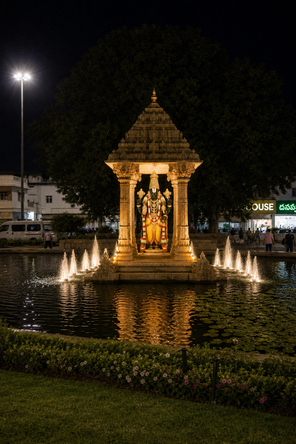
#> input picture assets/stills/original-shrine-pond-night.png, 296 x 444 px, shrunk from 1024 x 1536 before the run, found by its file name
$ python enhance_originals.py
#> lines starting #> are read from the running program, lines starting #| are printed output that depends on the picture
#!/usr/bin/env python3
"""Natural photo finish: keep the original scene, make it look clean and rich."""

from __future__ import annotations

from pathlib import Path

import numpy as np
from PIL import Image, ImageEnhance, ImageFilter
from scipy.ndimage import gaussian_filter

SRC = Path("/opt/cursor/artifacts/assets")
OUT = Path("/workspace/assets/originals")
ART = Path("/opt/cursor/artifacts")


def f32(im: Image.Image) -> np.ndarray:
    return np.asarray(im.convert("RGB"), dtype=np.float32) / 255.0


def img(arr: np.ndarray) -> Image.Image:
    return Image.fromarray(np.clip(arr * 255.0, 0, 255).astype(np.uint8), "RGB")


def luma(rgb: np.ndarray) -> np.ndarray:
    return 0.2126 * rgb[..., 0] + 0.7152 * rgb[..., 1] + 0.0722 * rgb[..., 2]


def denoise_darks(rgb: np.ndarray) -> np.ndarray:
    y = luma(rgb)
    w = np.clip((0.16 - y) / 0.16, 0, 1)[..., None]
    blur = np.empty_like(rgb)
    for c in range(3):
        blur[..., c] = gaussian_filter(rgb[..., c], sigma=1.35)
    # pull noisy sky toward deep night, keep structure
    night = np.array([0.01, 0.012, 0.02], dtype=np.float32)
    cleaned = rgb * (1 - w * 0.55) + blur * (w * 0.35) + night * (w * 0.20)
    return np.clip(cleaned, 0, 1)


def recover_highlights(rgb: np.ndarray) -> np.ndarray:
    y = luma(rgb)
    h = np.clip((y - 0.78) / 0.22, 0, 1)[..., None]
    return np.clip(rgb * (1 - h * 0.22) + np.power(np.maximum(rgb, 1e-6), 1.12) * h * 0.22, 0, 1)


def gentle_curve(rgb: np.ndarray) -> np.ndarray:
    x = np.clip(rgb, 0, 1)
    # mild S-curve
    return np.clip(x + 0.10 * (x - 0.5) * (1 - (2 * x - 1) ** 2), 0, 1)


def lift_shadows(rgb: np.ndarray) -> np.ndarray:
    y = luma(rgb)
    s = np.clip((0.28 - y) / 0.28, 0, 1)[..., None]
    return np.clip(rgb + 0.035 * s, 0, 1)


def warm_lights(rgb: np.ndarray) -> np.ndarray:
    r, g, b = rgb[..., 0], rgb[..., 1], rgb[..., 2]
    y = luma(rgb)
    gold = np.clip((r - b) * 1.8, 0, 1) * np.clip(y * 1.2, 0, 1)
    gold = gold[..., None]
    boost = rgb.copy()
    boost[..., 0] = np.clip(boost[..., 0] * 1.08, 0, 1)
    boost[..., 1] = np.clip(boost[..., 1] * 1.02, 0, 1)
    boost[..., 2] = np.clip(boost[..., 2] * 0.90, 0, 1)
    return np.clip(rgb * (1 - gold * 0.28) + boost * (gold * 0.28), 0, 1)


def unsharp(rgb: np.ndarray, radius=0.9, amount=0.55) -> np.ndarray:
    blur = np.empty_like(rgb)
    for c in range(3):
        blur[..., c] = gaussian_filter(rgb[..., c], sigma=radius)
    detail = rgb - blur
    y = luma(rgb)
    w = np.clip((y - 0.07) / 0.22, 0, 1)[..., None]
    return np.clip(rgb + detail * amount * w, 0, 1)


def light_bloom(rgb: np.ndarray) -> np.ndarray:
    y = luma(rgb)
    mask = np.clip((y - 0.78) / 0.22, 0, 1)[..., None]
    glow = np.empty_like(rgb)
    for c in range(3):
        glow[..., c] = gaussian_filter((rgb * mask)[..., c], sigma=5.5)
    return np.clip(1 - (1 - rgb) * (1 - glow * 0.16), 0, 1)


def enhance(path: Path, scale: float = 2.0) -> Image.Image:
    im = Image.open(path).convert("RGB")
    nw, nh = int(im.width * scale), int(im.height * scale)
    nw -= nw % 2
    nh -= nh % 2
    im = im.resize((nw, nh), Image.Resampling.LANCZOS)
    im = im.filter(ImageFilter.MedianFilter(size=3))
    rgb = f32(im)
    rgb = denoise_darks(rgb)
    rgb = recover_highlights(rgb)
    rgb = lift_shadows(rgb)
    rgb = warm_lights(rgb)
    rgb = gentle_curve(rgb)
    rgb = light_bloom(rgb)
    rgb = unsharp(rgb)
    out = img(rgb)
    out = ImageEnhance.Color(out).enhance(1.10)
    out = ImageEnhance.Contrast(out).enhance(1.05)
    out = ImageEnhance.Sharpness(out).enhance(1.10)
    out = ImageEnhance.Brightness(out).enhance(1.03)
    return out


def save(im: Image.Image, stem: str) -> None:
    OUT.mkdir(parents=True, exist_ok=True)
    png = OUT / f"{stem}.png"
    jpg = OUT / f"{stem}.jpg"
    im.save(png, "PNG", optimize=True)
    im.save(jpg, "JPEG", quality=94, subsampling=0, optimize=True)
    im.save(ART / f"{stem}.png", "PNG", optimize=True)
    im.save(ART / f"{stem}.jpg", "JPEG", quality=94, subsampling=0, optimize=True)
    print(f"wrote {png.name} {im.size}")


def main() -> None:
    jobs = [
        ("original-shrine-pond-night.png", "my-shrine-original", "my-shrine-edited"),
        ("original-gopuram-night.png", "my-gopuram-original", "my-gopuram-edited"),
        ("original-gopuram-courtyard.png", "my-courtyard-original", "my-courtyard-edited"),
    ]
    for src_name, orig_stem, edit_stem in jobs:
        src = SRC / src_name
        raw = Image.open(src).convert("RGB")
#> raw is the input picture: PIL image 296x444 RGB; mean R, G, B 41.8, 34, 17
        # keep a true original copy (as shot)
        OUT.mkdir(parents=True, exist_ok=True)
        raw.save(OUT / f"{orig_stem}.jpg", "JPEG", quality=94, subsampling=0)
        raw.save(ART / f"{orig_stem}.jpg", "JPEG", quality=94, subsampling=0)
        print("enhancing", src_name)
        save(enhance(src), edit_stem)
#> in denoise_darks, `w = np.clip((0.16 - y) / 0.16, 0, 1)[..., None]`:
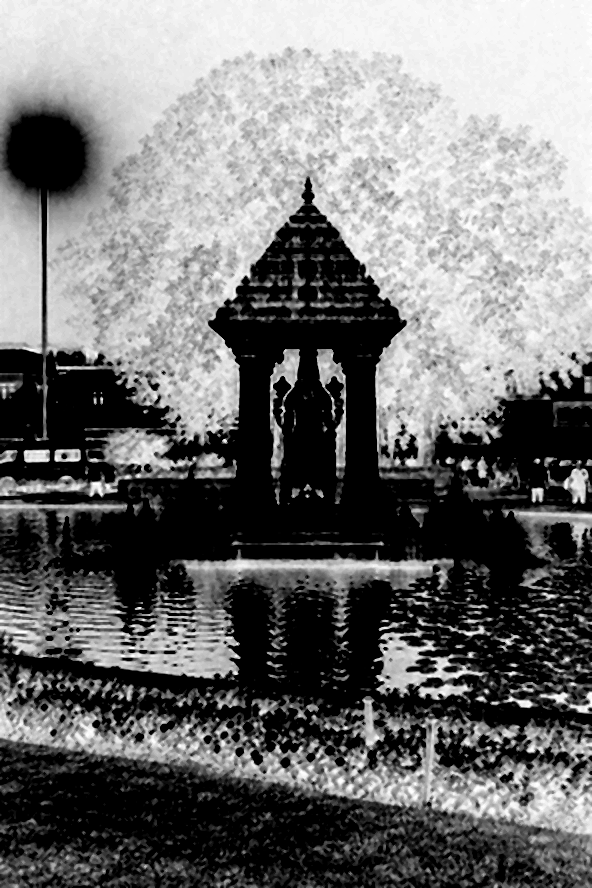
#> w: shape (888, 592, 1) float32; min 0, max 1, mean 0.446
#> after the loop in denoise_darks, `for c in range(3):`:
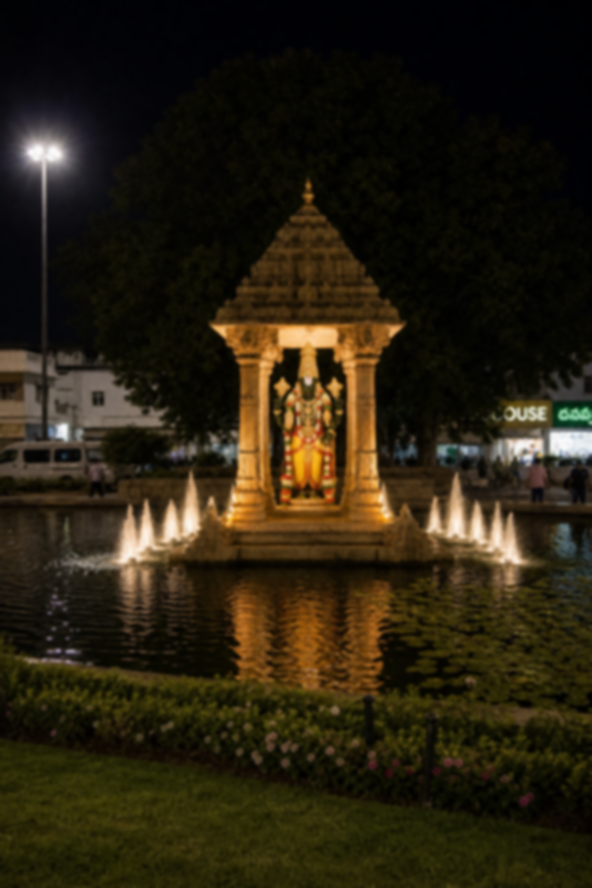
#> blur: shape (888, 592, 3) float32; mean R, G, B 0.164, 0.133, 0.0661
#> in lift_shadows, `s = np.clip((0.28 - y) / 0.28, 0, 1)[..., None]`:
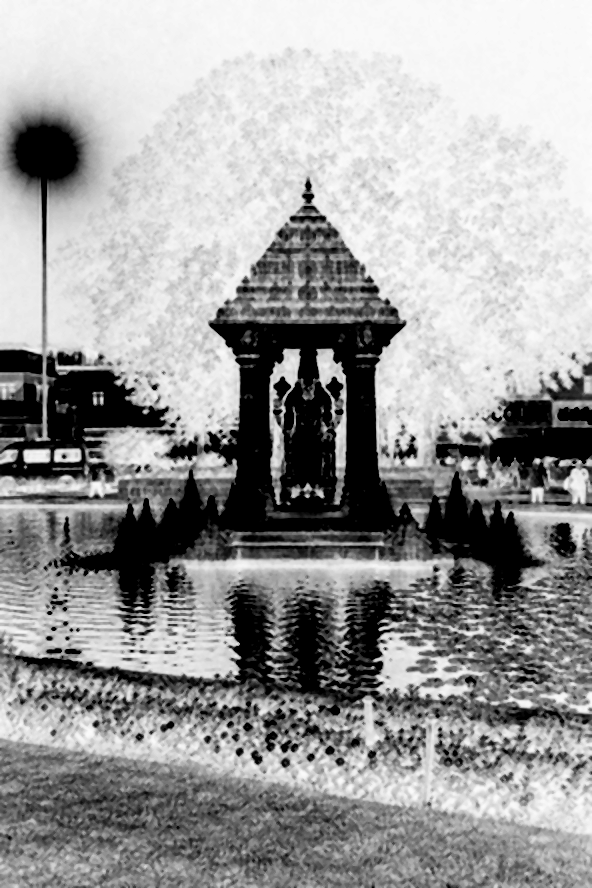
#> s: shape (888, 592, 1) float32; min 0, max 0.99, mean 0.611
#> in warm_lights, `r, g, b = rgb[..., 0], rgb[..., 1], rgb[..., 2]`:
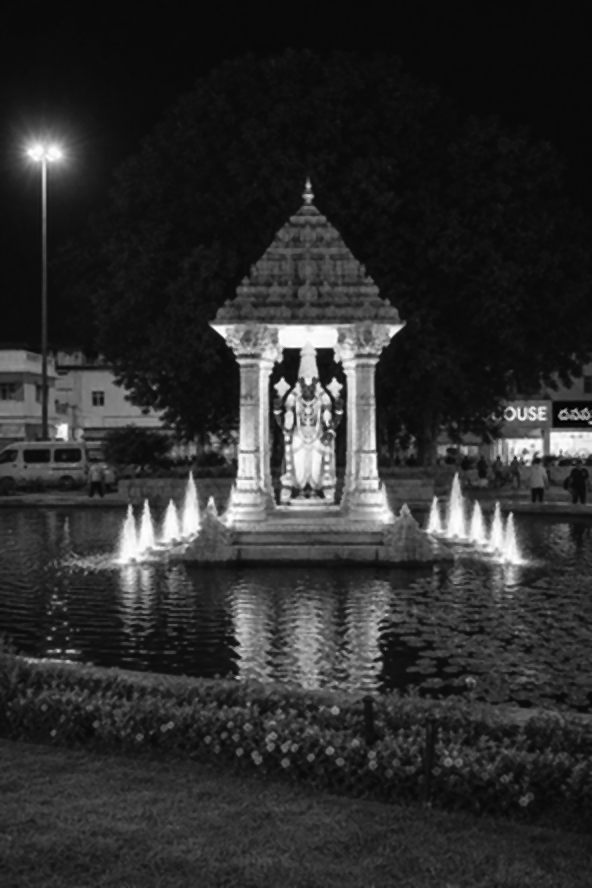
#> r: shape (888, 592) float32; min 0.00957, max 1, mean 0.183
#> in warm_lights, `gold = np.clip((r - b) * 1.8, 0, 1) * np.clip(y * 1.2, 0, 1)`:
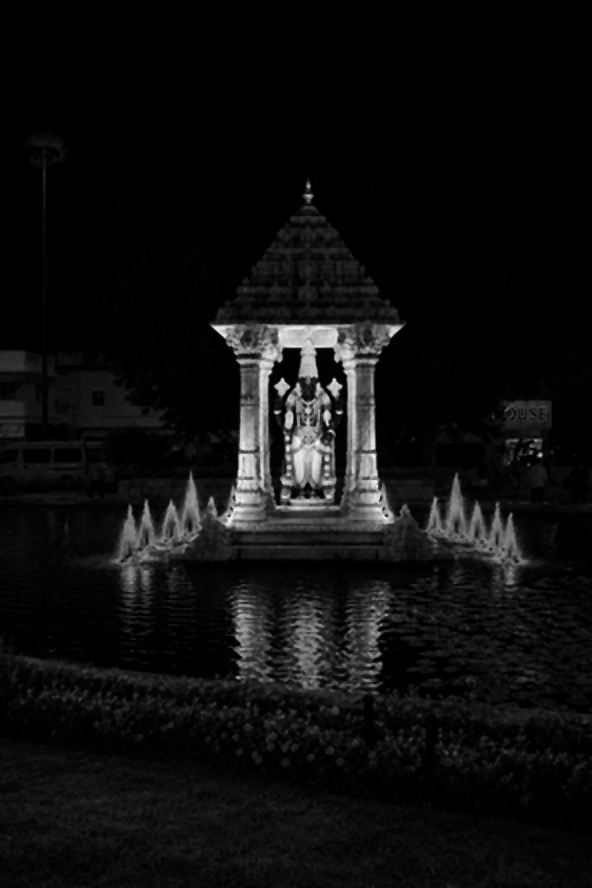
#> gold: shape (888, 592) float32; min 0, max 0.976, mean 0.0593
#> in unsharp, `detail = rgb - blur`:
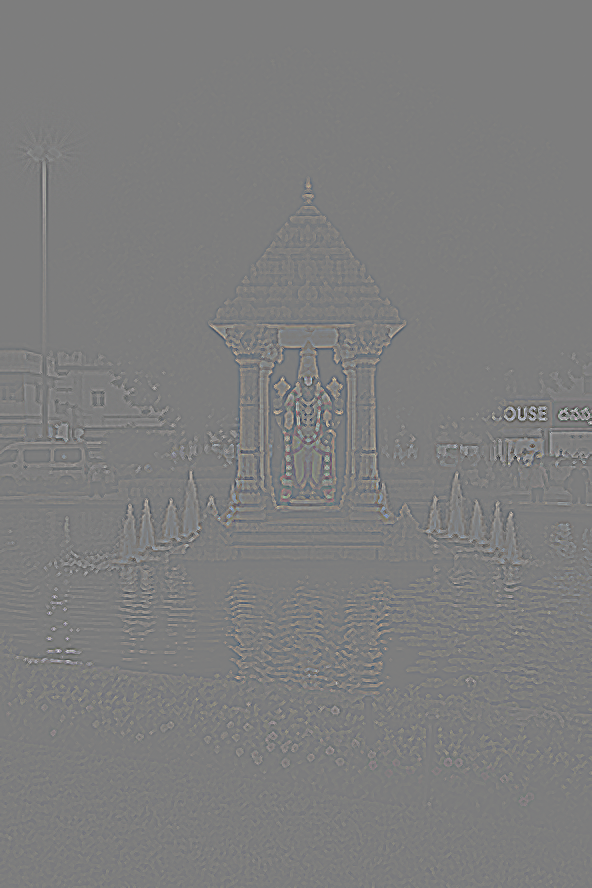
#> detail: shape (888, 592, 3) float32; mean R, G, B -9.13e-11, 1.53e-12, -5.42e-11; drawn with min black and max white
#> in unsharp, `w = np.clip((y - 0.07) / 0.22, 0, 1)[..., None]`:
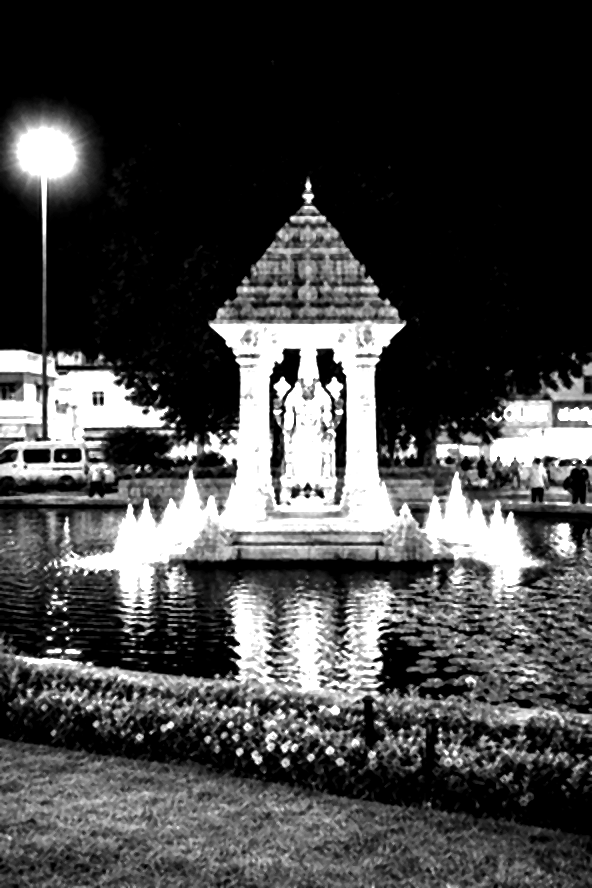
#> w: shape (888, 592, 1) float32; min 0, max 1, mean 0.272
#| wrote my-shrine-edited.png (592, 888)
#> pass 2 of the loop in main, `for src_name, orig_stem, edit_stem in jobs:`:
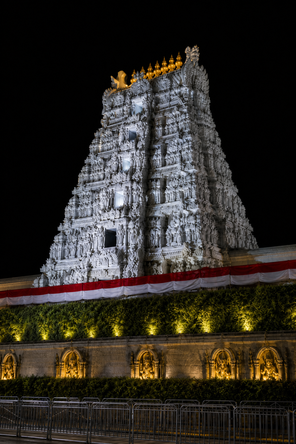
#> input picture assets/stills/original-gopuram-night.png, 296 x 444 px, shrunk from 1024 x 1536 before the run, found by its file name
#> in main, raw is the input picture: PIL image 296x444 RGB; mean R, G, B 46.9, 42.4, 36
#> in denoise_darks (call 2), `w = np.clip((0.16 - y) / 0.16, 0, 1)[..., None]`:
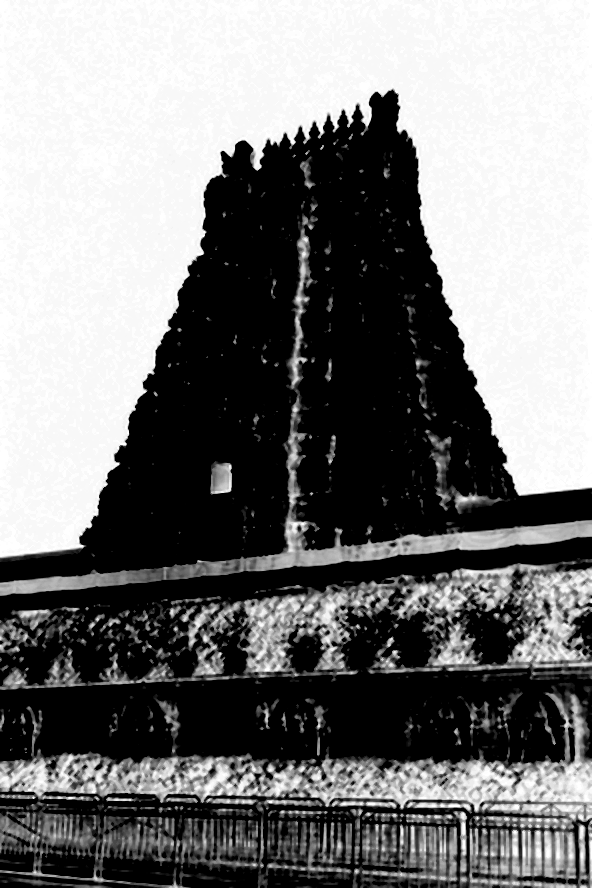
#> w: shape (888, 592, 1) float32; min 0, max 1, mean 0.475
#> in recover_highlights (call 2), `h = np.clip((y - 0.78) / 0.22, 0, 1)[..., None]`:
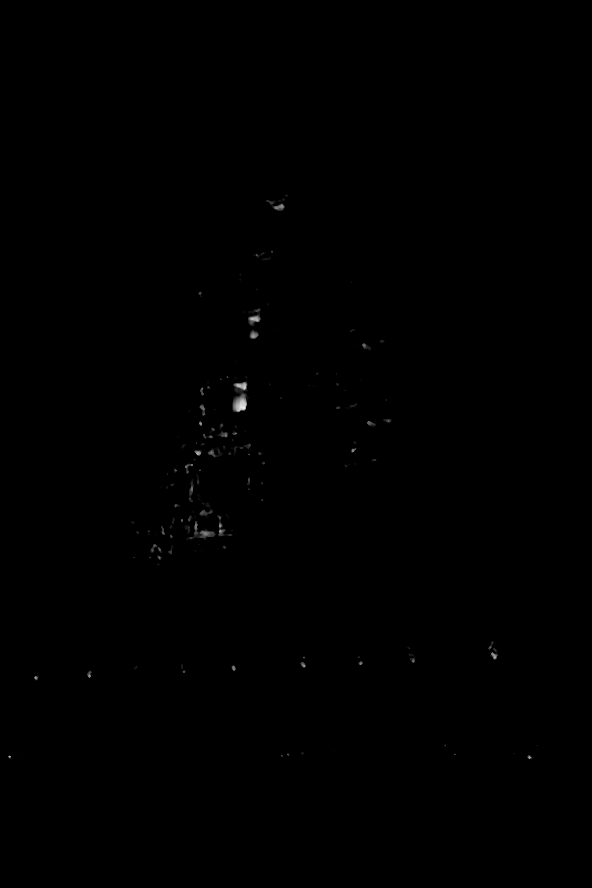
#> h: shape (888, 592, 1) float32; min 0, max 0.931, mean 0.00124
#| wrote my-gopuram-edited.png (592, 888)


if __name__ == "__main__":
    main()
